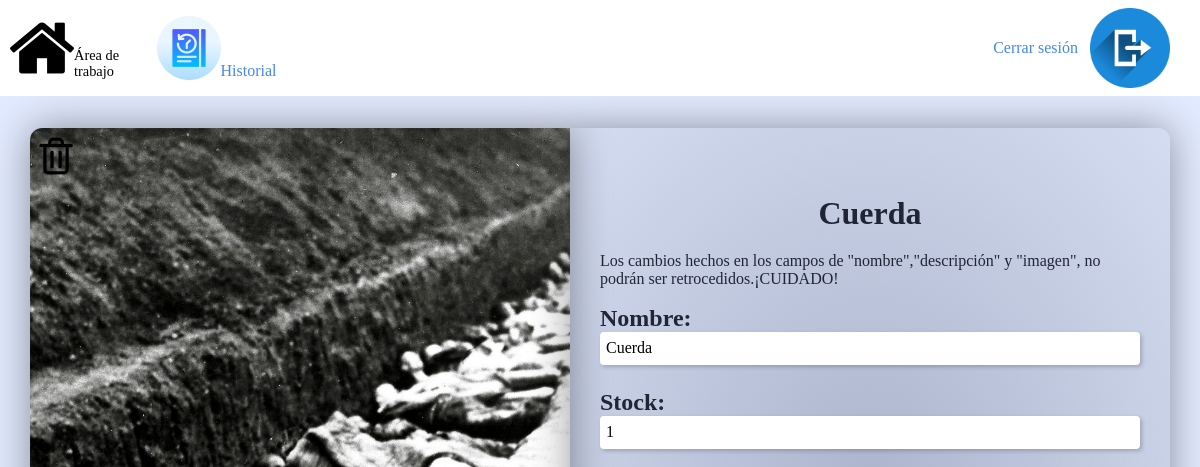
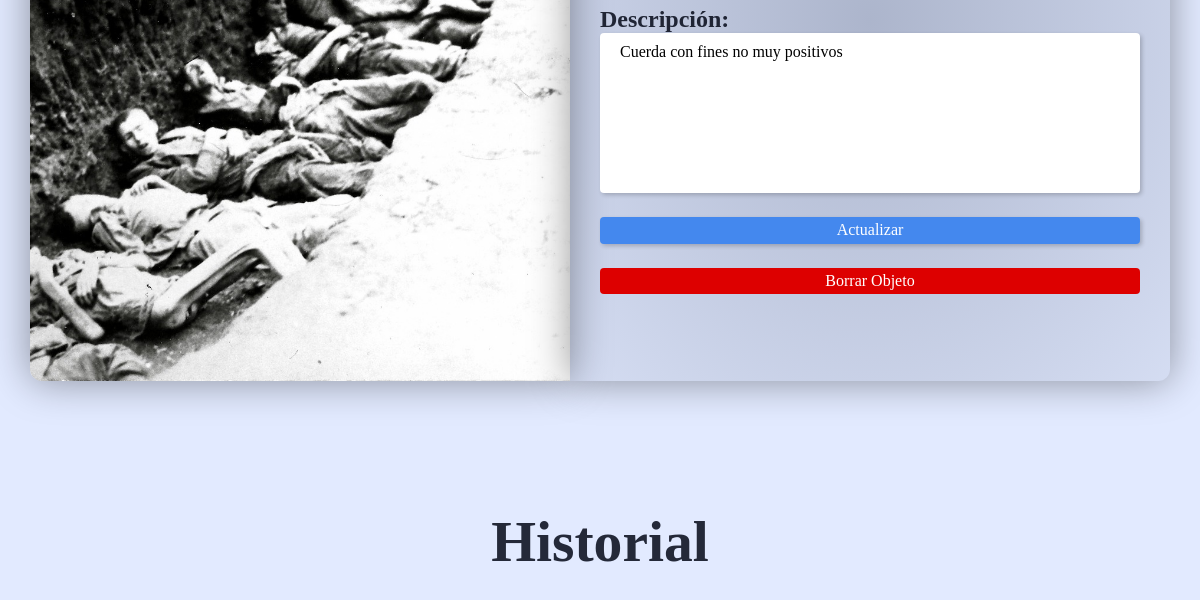
/main/14 (signed in), run on an earlier commit of the app's database (2 pictures, top to bottom).
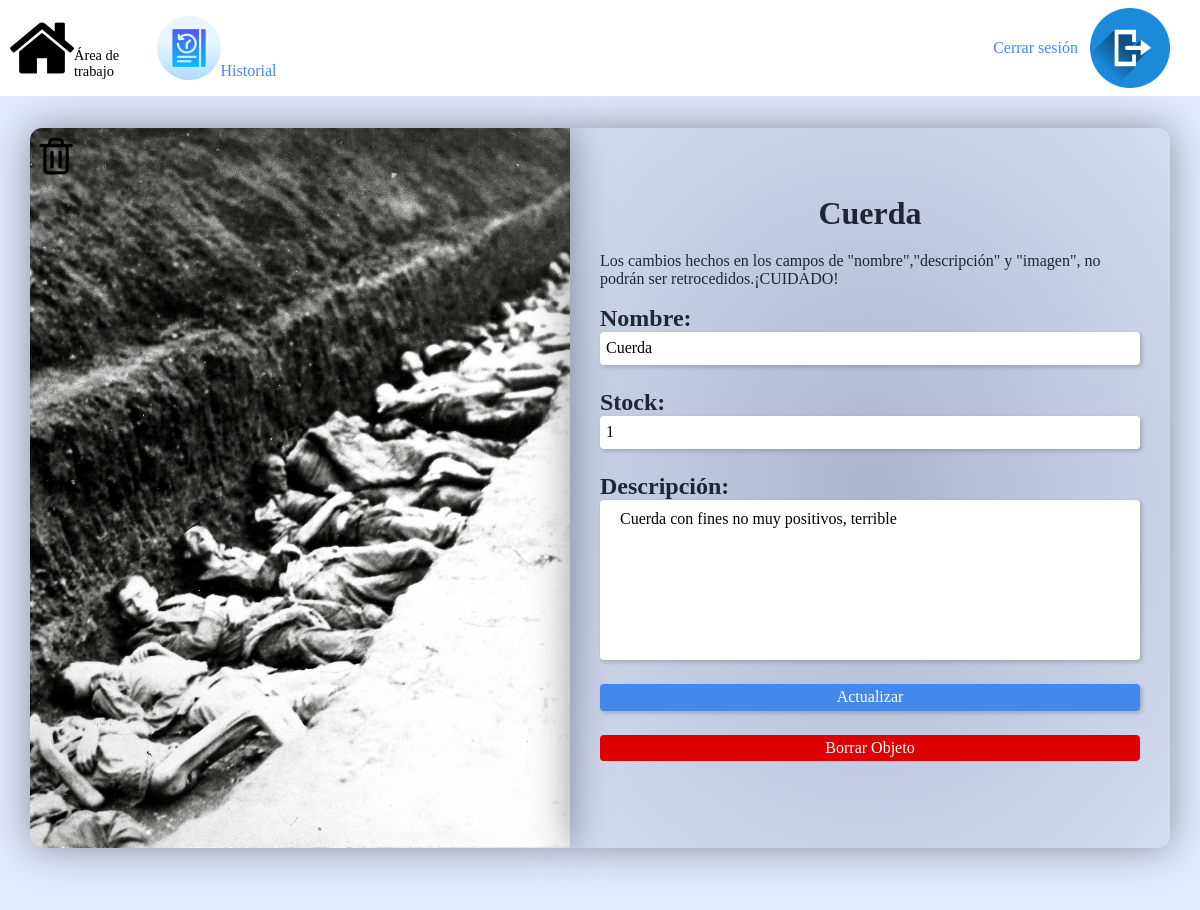
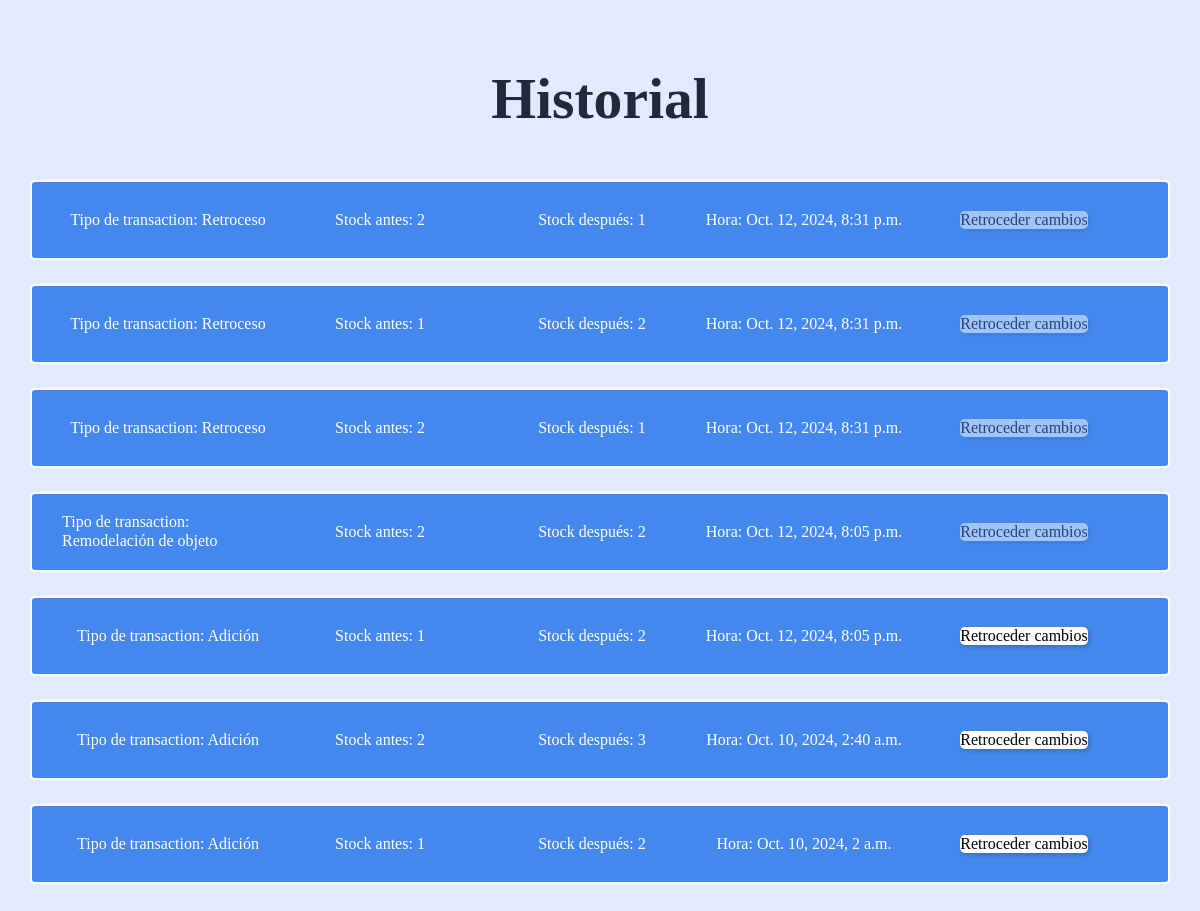
And on a later commit of the database (2 pictures, top to bottom).
### Objects/models.py (models this page shows, shortened)
class Objects(models.Model):
    object_id = models.IntegerField(primary_key=True,editable=False,unique=True)
    user_id = models.ForeignKey(User, on_delete=models.CASCADE)
    name = models.CharField(max_length=50)
    show_object = models.BooleanField(default=True)
    stock = models.IntegerField(null=False,blank=False)
    last_change = models.DateTimeField(max_length=50,auto_now_add=True)
    description = models.TextField(max_length=500)
    image = models.ImageField(blank=True,upload_to='object_images/',default='object_images/image.png')

class Transactions(models.Model):
    transaction_id = models.IntegerField(primary_key=True,editable=False,unique=True)
    object_id = models.ForeignKey(Objects,on_delete=models.PROTECT,editable=False)
    user_id = models.ForeignKey(User, on_delete=models.CASCADE)
    type_transaction = models.ForeignKey(Type_Transaction,on_delete=models.CASCADE)
    date = models.DateTimeField(default=datetime.today())
    stock_before = models.IntegerField(null=False,blank=False)
    stock_after = models.IntegerField(null=False,blank=False)

### Objects/views.py (the view, shortened to what this page needs)
# urls.py: path('<int:id>',views.object_instance,name='object'),
def object_instance(request,id):
    try:
        object_instance = Objects.objects.get(object_id = id)
    except:
        return render(request,'error_404.html')
    record_object = Transactions.objects.filter(object_id = id)
    if request.method == 'GET':
        if str(request.user) != 'AnonymousUser':
            return render(request,'objects.html',{
                'object' : object_instance,
                'message' : 'Los cambios hechos en los campos de "nombre","descripción" y "imagen", no podrán ser retrocedidos.¡CUIDADO!',
                'record_object' : record_object[::-1]
            })
        else:
            return render(request,'error_403.html')

### Users/templates/objects.html (shortened to what the changed rows need)
{%load static%}
<!DOCTYPE html>
<html lang="es">
<head>
    <link rel="stylesheet" href="{%static '/styles/normalize.css'%}">
    <link rel="stylesheet" href="{%static '/styles/objectStyles.css'%}">
</head>
<body>
    <main>
        <label class="image__change-button" for="id_image">
            <div class="object__img-container">
                <img src="media/{{object.image}}" alt="object-image" class="object__img">
            </div>
        </label>
        <div class="object__description">
            <h1>{{object.name}}</h1>
            <form method="POST" id="object-form" enctype="multipart/form-data">
                {{message}}
                <div>
                    <label class="name__label" for="id_name">Nombre:</label>
                    <input class="name" type="text" name="name" value="{{object.name}}" maxlength="50" required="" id="id_name">
                </div>
                <div>
                    <label for="id_stock">Stock:</label>
                    <input type="number" name="stock" value="{{object.stock}}" required="" id="id_stock">
                </div>
                <div>
                    <label for="id_description">Descripción:</label>
                    <textarea class="description" name="description" cols="40" rows="10" maxlength="500" required="" id="id_description">{{object.description}}</textarea>
                </div>
                <input class="update" id="update" type="submit" value="Actualizar">
                <label class="object__delete-button" for="id_show_object">Borrar Objeto</label>
            </form>
        </div>
        <div class="object__record">
            <h2>Historial</h2>
            {% for instance in record_object %}
            <div class="transaction">
                {% if instance.type_transaction_id == 6 %}
                <p class="transaction-type">Tipo de transaction: Eliminacion de objeto</p>
                {% elif instance.type_transaction_id == 1 %}
                <p class="transaction-type">Tipo de transaction: Adición</p>
                {% elif instance.type_transaction_id == 2 %}
                <p class="transaction-type">Tipo de transaction: Sustraccion</p>
                {% elif instance.type_transaction_id == 3 %}
                <p class="transaction-type">Tipo de transaction: Creación</p>
                {% elif instance.type_transaction_id == 4 %}
                <p class="transaction-type">Tipo de transaction: Remodelación de objeto</p>
                {% elif instance.type_transaction_id == 5 %}
                <p class="transaction-type">Tipo de transaction: Retroceso</p>
                {% endif %}
                <p>Stock antes: {{instance.stock_before}}</p>
                <p>Stock después: {{instance.stock_after}}</p>
                <p>Hora: {{instance.date}}</p>
                <form class="go-back" method="POST">
                    {% if instance.type_transaction_id == 4 and instance.stock_before == instance.stock_after %}
                    <input class="go-back__button" type="submit" value="Retroceder cambios" disabled>
                    {% elif instance.type_transaction_id == 5 or instance.type_transaction_id == 3%}
                    <input class="go-back__button" type="submit" value="Retroceder cambios" disabled>
                    {% else %}
                    <input class="go-back__button" type="submit" value="Retroceder cambios">
                    {% endif %}
                </form>
            </div>
            {% endfor %}
            </div>
    </main>
</body>
</html>

What changed in the data, as far as the page shows it:
changed Objects "Cuerda": description "Cuerda con fines no muy positivos" → "Cuerda con fines no muy positivos, terrible"
now on this page (row edited): Transactions: shows "Tipo de transaction: Retroceso", stock_before "2", stock_after "1", date "Oct. 12, 2024, 8:31 p.m."
now on this page (row edited): Transactions: shows "Tipo de transaction: Retroceso", stock_before "1", stock_after "2", date "Oct. 12, 2024, 8:31 p.m."
now on this page (row edited): Transactions: shows "Tipo de transaction: Retroceso", stock_before "2", stock_after "1", date "Oct. 12, 2024, 8:31 p.m."
now on this page (row edited): Transactions: shows "Tipo de transaction: Remodelación de objeto", stock_before "2", stock_after "2", date "Oct. 12, 2024, 8:05 p.m."
now on this page (row edited): Transactions: shows "Tipo de transaction: Adición", stock_before "1", stock_after "2", date "Oct. 12, 2024, 8:05 p.m."
now on this page (row edited): Transactions: shows "Tipo de transaction: Adición", stock_before "2", stock_after "3", date "Oct. 10, 2024, 2:40 a.m."
now on this page (row edited): Transactions: shows "Tipo de transaction: Adición", stock_before "1", stock_after "2", date "Oct. 10, 2024, 2 a.m."
